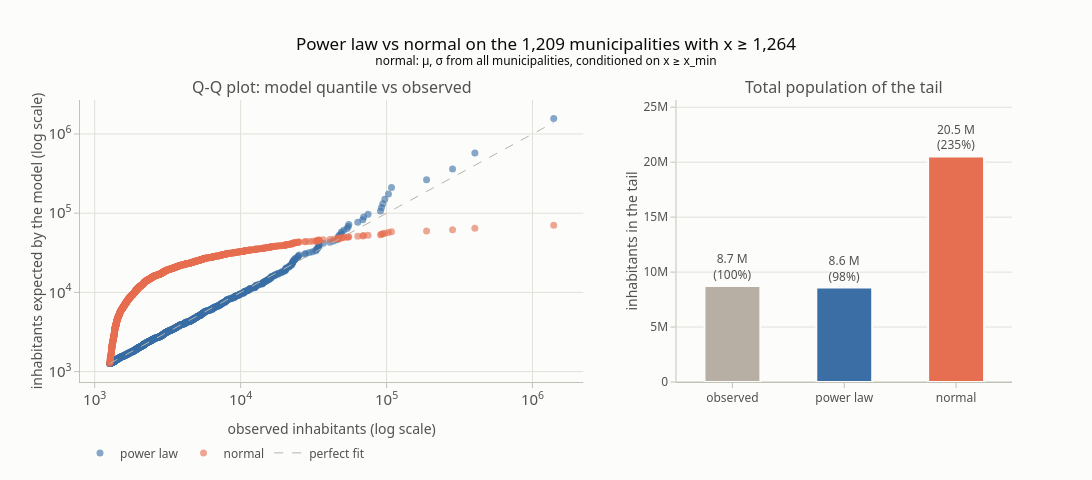

This figure's notebook cell:
### Code cell
tail_frame = municipalities.filter(pl.col("population") >= x_min).sort("population")
plot_tail_comparison(
    tail_frame["population"].to_numpy(), tail_frame["name"].to_list(), x_min, models
)

### Figure 1 — Plotly figure (JSON) as saved in the notebook; plotly's stock layout.template omitted (floating-point values rounded to 4 significant figures; data arrays with more than 128 entries replaced by an {"elided": "..."} marker saying what was removed)
{"data": [{"hovertemplate": "%{text}<br>observed %{x:,}<br>power law expects %{y:,.0f}<extra></extra>", "marker": {"color": "#3a6ea5", "opacity": 0.6, "size": 7}, "mode": "markers", "name": "power law", "text": {"elided": "1209 str values"}, "type": "scatter", "x": {"elided": "1209 int values"}, "xaxis": "x", "y": {"elided": "1209 float values"}, "yaxis": "y"}, {"hovertemplate": "%{text}<br>observed %{x:,}<br>normal expects %{y:,.0f}<extra></extra>", "marker": {"color": "#e76f51", "opacity": 0.6, "size": 7}, "mode": "markers", "name": "normal", "text": {"elided": "1209 str values"}, "type": "scatter", "x": {"elided": "1209 int values"}, "xaxis": "x", "y": {"elided": "1209 float values"}, "yaxis": "y"}, {"line": {"color": "#b5b3ab", "dash": "dash", "width": 1}, "mode": "lines", "name": "perfect fit", "type": "scatter", "x": [1264, 1397880], "xaxis": "x", "y": [1264, 1397880], "yaxis": "y"}, {"marker": {"color": ["#b8afa4", "#3a6ea5", "#e76f51"], "line": {"color": "#fcfcfb", "width": 2}}, "showlegend": false, "text": ["8.7 M<br>(100%)", "8.6 M<br>(98%)", "20.5 M<br>(235%)"], "textposition": "outside", "type": "bar", "width": 0.5, "x": ["observed", "power law", "normal"], "xaxis": "x2", "y": [8736015, 8596000.0, 20520000.0], "yaxis": "y2"}], "layout": {"annotations": [{"font": {"size": 16}, "showarrow": false, "text": "Q-Q plot: model quantile vs observed", "x": 0.27, "xanchor": "center", "xref": "paper", "y": 1, "yanchor": "bottom", "yref": "paper"}, {"font": {"size": 16}, "showarrow": false, "text": "Total population of the tail", "x": 0.82, "xanchor": "center", "xref": "paper", "y": 1, "yanchor": "bottom", "yref": "paper"}], "height": 480, "legend": {"orientation": "h", "y": -0.2}, "title": {"text": "Power law vs normal on the 1,209 municipalities with x ≥ 1,264<br><sup>normal: μ, σ from all municipalities, conditioned on x ≥ x_min</sup>"}, "width": 1100, "xaxis": {"anchor": "y", "domain": [0, 0.54], "dtick": 1, "exponentformat": "power", "title": {"text": "observed inhabitants (log scale)"}, "type": "log"}, "xaxis2": {"anchor": "y2", "domain": [0.64, 1]}, "yaxis": {"anchor": "x", "domain": [0, 1], "dtick": 1, "exponentformat": "power", "title": {"text": "inhabitants expected by the model (log scale)"}, "type": "log"}, "yaxis2": {"anchor": "x2", "domain": [0, 1], "range": [0, 25650000.0], "title": {"text": "inhabitants in the tail"}}}}
